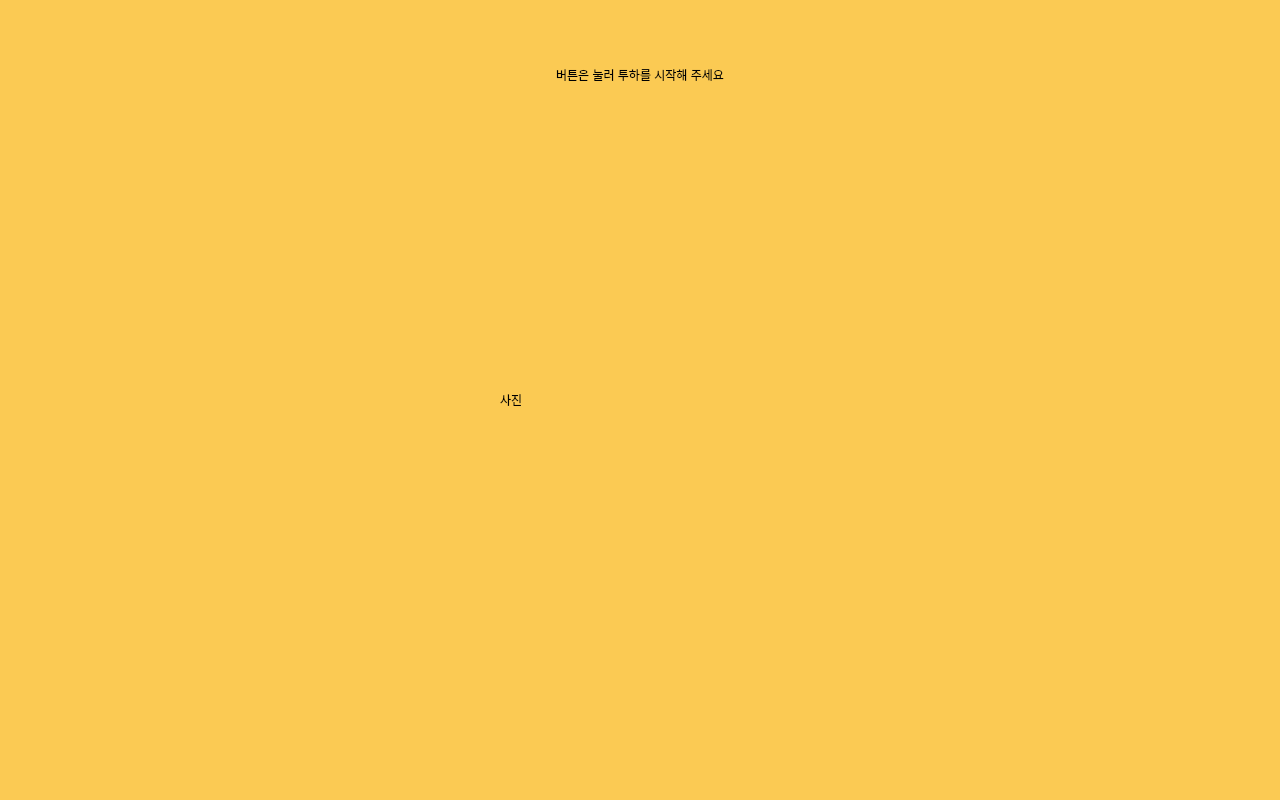
<?xml version="1.0" encoding="UTF-8"?>
<ui version="4.0">
 <class>page5</class>
 <widget class="QMainWindow" name="page5">
  <property name="geometry">
   <rect>
    <x>0</x>
    <y>0</y>
    <width>1280</width>
    <height>800</height>
   </rect>
  </property>
  <property name="windowTitle">
   <string>MainWindow</string>
  </property>
  <property name="styleSheet">
   <string notr="true">background-color:rgb(251,202,83)</string>
  </property>
  <widget class="QWidget" name="centralwidget">
   <widget class="QLabel" name="maintext">
    <property name="geometry">
     <rect>
      <x>0</x>
      <y>40</y>
      <width>1280</width>
      <height>70</height>
     </rect>
    </property>
    <property name="styleSheet">
     <string notr="true">font: 40pt &quot;HY헤드라인M&quot;</string>
    </property>
    <property name="text">
     <string>버튼은 눌러 투하를 시작해 주세요</string>
    </property>
    <property name="alignment">
     <set>Qt::AlignCenter</set>
    </property>
   </widget>
   <widget class="QLabel" name="motor">
    <property name="geometry">
     <rect>
      <x>500</x>
      <y>200</y>
      <width>280</width>
      <height>400</height>
     </rect>
    </property>
    <property name="text">
     <string>사진</string>
    </property>
   </widget>
  </widget>
  <widget class="QStatusBar" name="statusbar"/>
 </widget>
 <resources/>
 <connections/>
</ui>
